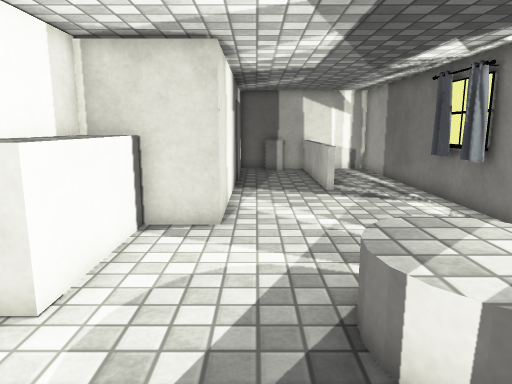
view 1 (above)

13 first-person views from a walk through a Unity game level. The camera is 1.2 m above the floor, tilts 10° down and sees 70° across. The floor is counted in squares, 0.45 m on a side. Each view is taken from the middle of a square. On the plan, view 1 faces up. The plan holds only what a view shows up to about 20 squares ahead; the rest is blank. The player character is not drawn. Surface patterns are stand-ins for the level's own textures.

view 2
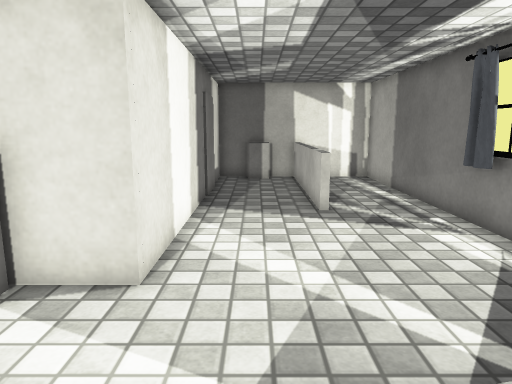

view 3
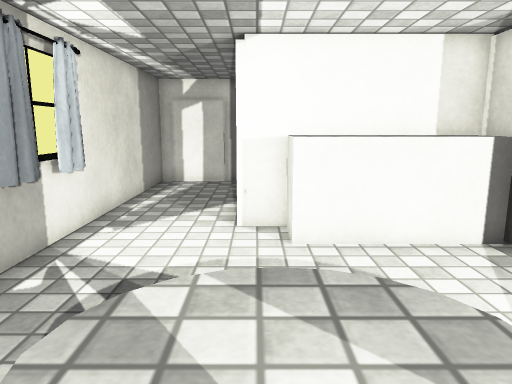

view 4
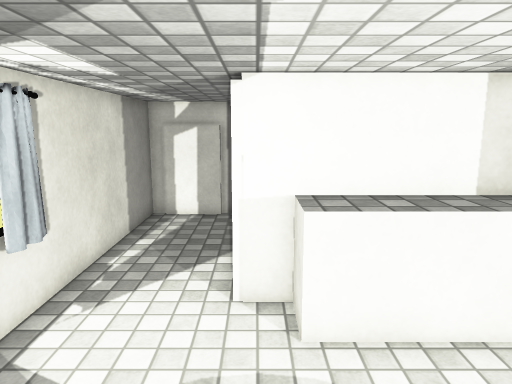

view 5
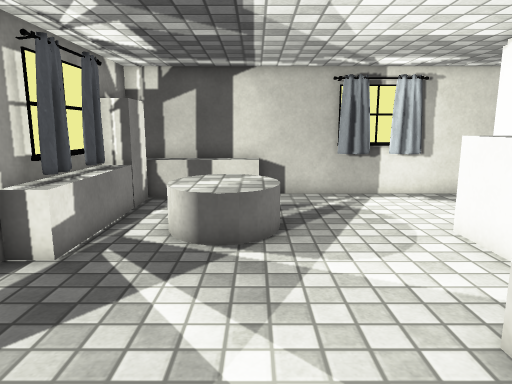

view 6
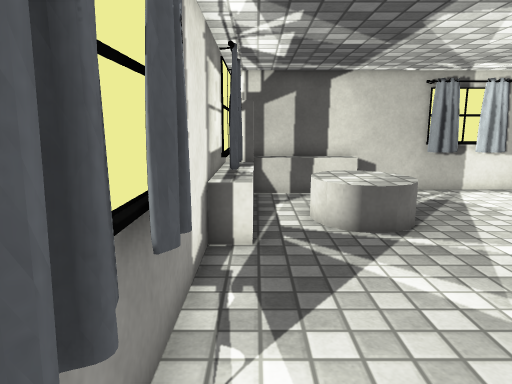

view 7
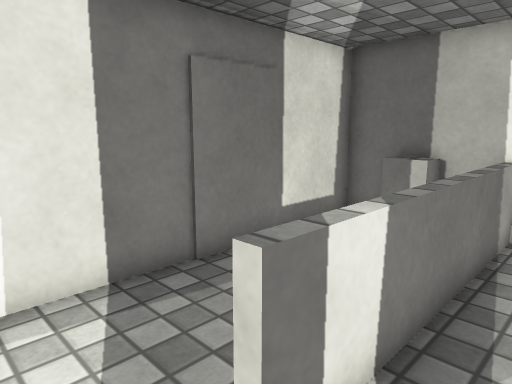

view 8
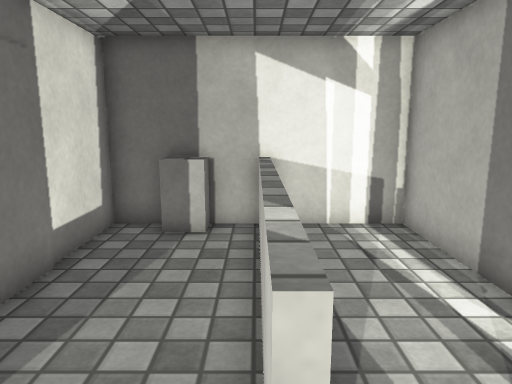

view 9
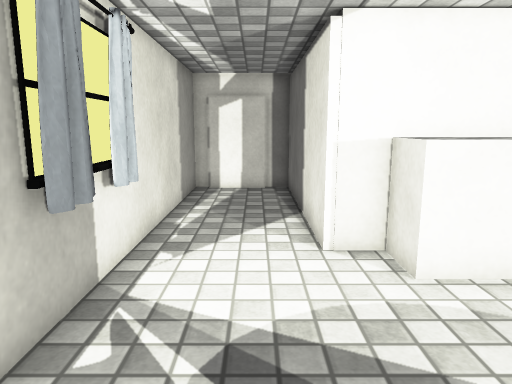

view 10
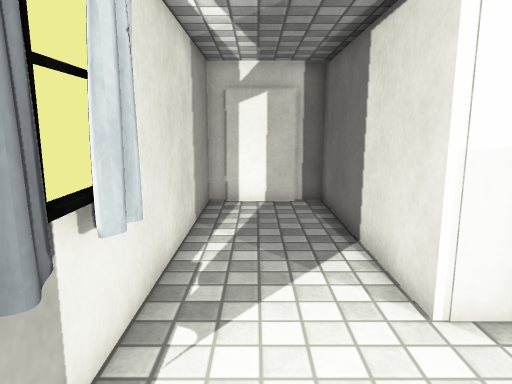

view 11
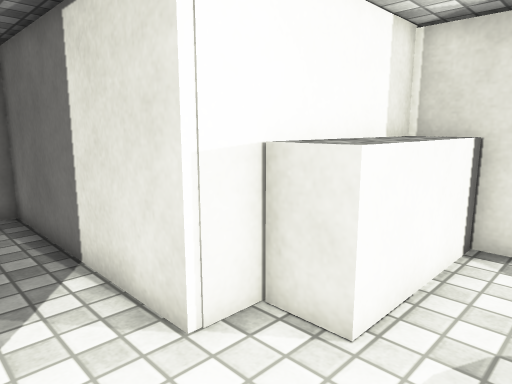

view 12
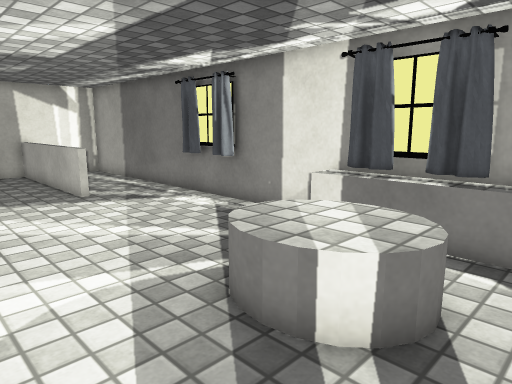

view 13
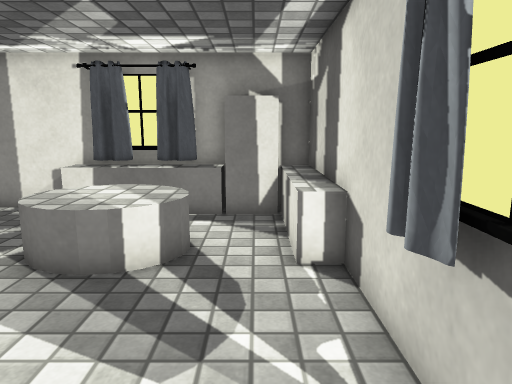

### Floor plan
Key: @ floor where view 1 was taken; # wall or solid block; . main floor; : floor 0.5 m higher than the main floor; / step, stairs or slope; = window, fence, low wall or low ledge; ^ raised ledge; B block; O other object.
Columns run from 14 left of view 1 to 7 right of it. Each row starts with its distance up from view 1.
 24              ##B######
 23              #.BB= ..#
 22              #...= ..#
 21              #...= ..#
 20              #...= ..#
 19              #...= ..#
 18              #...= ..#
 17              #...= ..#
 16              #...= ..#
 15              #.......#
 14              #.......#
 13              #.......#
 12              #.......#
 11              #.......#
 10          #####.......#
  9          OBB.........#
  8          OBB.........#
  7          OBB.........^
  6          #BB....//..=#
  5          #BB....: /.=#
  4 ###OOO####...... ::.=#
  3 ##       #....../:/.=#
  2  #..................##
  1  #..................##
  0  #........####@.^^^^^^
 -1  ################^^^^#

Where each view was taken, in squares from view 1:
view 1: 0 up, 0 right, facing up
view 2: 4 up, 1 right, facing up
view 3: 4 up, 5 right, facing left
view 4: 4 up, 3 right, facing left
view 5: 14 up, 2 right, facing down
view 6: 15 up, 6 right, facing down
view 7: 14 up, 5 right, facing up-left
view 8: 14 up, 3 right, facing up
view 9: 2 up, 3 right, facing left
view 10: 1 up, 0 right, facing left
view 11: 1 up, 1 left, facing up-left
view 12: 1 up, 2 left, facing up-right
view 13: 1 up, 5 left, facing right
